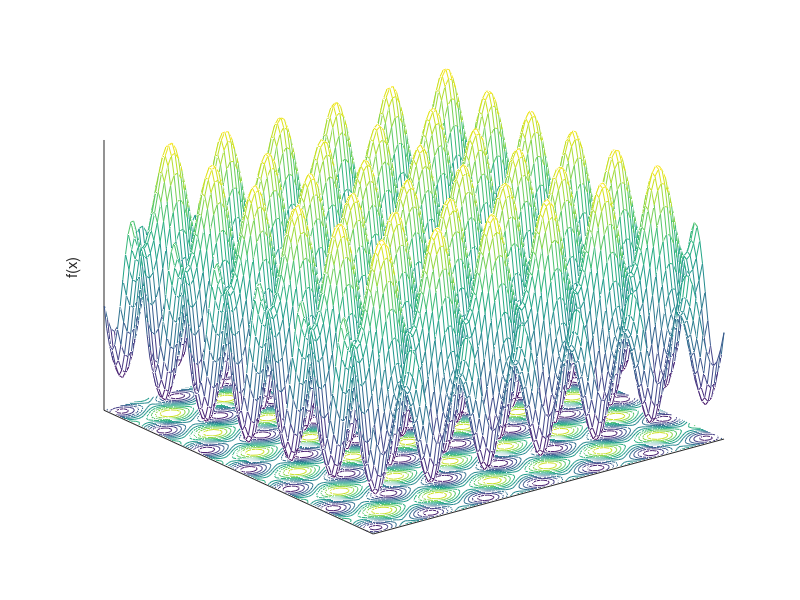

This chart was generated by the following MATLAB code:
function GriewankPlot

xlimits = [-20 20];
dx = (xlimits(2) - xlimits(1)) / 100;
N = floor((xlimits(2) - xlimits(1)) / dx) + 1;
obj = zeros(N, N);
i = 0;
for x = xlimits(1) : dx : xlimits(2)
    i = i + 1;
    k = 0;
    for y = xlimits(1) : dx : xlimits(2)
        k = k + 1;
        sum1 = x^2 + y^2;
        prod1 = cos(x)/sqrt(1) + cos(y)/sqrt(2);
        obj(i,k) = 1 + sum1 / 4000 - prod1;
    end
end
close all;
[x, y] = meshgrid(xlimits(1) : dx : xlimits(2));
meshc(x,y,obj);
zlabel('f(x)')
set(gca, 'XTick', [])
set(gca, 'YTick', [])
set(gca, 'ZTick', [])
temp = axis;
axis([xlimits, xlimits, temp(5), max(max(obj))])